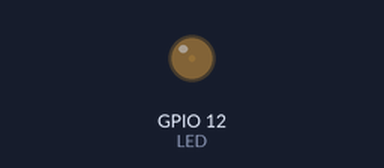
The sketch below on a simulated ESP32. Parts: output pins drawn as LEDs (lit = HIGH).

Above: at 0.05 s.
At 1.15 s:
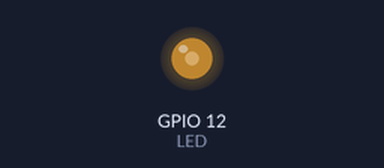
At 2.3 s:
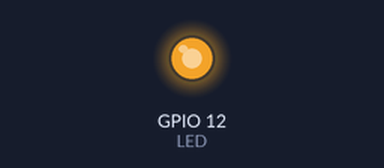
At 4.55 s:
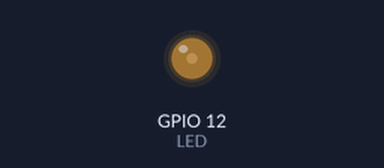
Timing chart, 0 to 6.6 s (numbered marks = the images above):
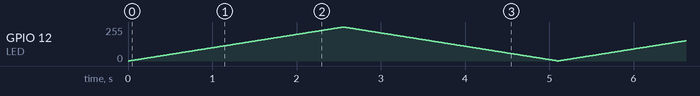

The sketch:

2_breathing_light.ino
```cpp
/*
  Keyestudio ESP32-CAM Video Smart Car
  Control the brightness of LED
  https://www.keyestudio.com
*/
#define LED 12  //Define LED as 12 pin
void setup() {
  // put your setup code here, to run once:
  pinMode(LED,OUTPUT); //Set pin mode to output
}

void loop() {
  // put your main code here, to run repeatedly:
  for (int i = 0; i < 255; i++) {  //for loop, control i to increase from 0 to 255
    analogWrite(LED, i);               //output pwm
    delay(10);
  }
  for (int i = 255; i > 1; i--) {  //for loop, control i to decrease from 255 to 0
    analogWrite(LED, i);               //output pwm
    delay(10);
  }
}
```
